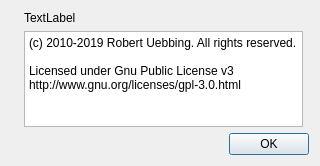
<?xml version="1.0" encoding="UTF-8"?>
<ui version="4.0">
 <class>AboutAtleto</class>
 <widget class="QDialog" name="AboutAtleto">
  <property name="geometry">
   <rect>
    <x>0</x>
    <y>0</y>
    <width>320</width>
    <height>166</height>
   </rect>
  </property>
  <property name="windowTitle">
   <string>Dialog</string>
  </property>
  <property name="modal">
   <bool>true</bool>
  </property>
  <layout class="QGridLayout" name="gridLayout">
   <item row="0" column="0">
    <widget class="QLabel" name="label">
     <property name="text">
      <string/>
     </property>
     <property name="pixmap">
      <pixmap resource="../resources/icons.qrc">:/main/icons/runner32.xpm</pixmap>
     </property>
    </widget>
   </item>
   <item row="0" column="1">
    <widget class="QLabel" name="aboutLabel">
     <property name="text">
      <string>TextLabel</string>
     </property>
    </widget>
   </item>
   <item row="3" column="0" colspan="3">
    <widget class="QDialogButtonBox" name="buttonBox">
     <property name="orientation">
      <enum>Qt::Horizontal</enum>
     </property>
     <property name="standardButtons">
      <set>QDialogButtonBox::Ok</set>
     </property>
    </widget>
   </item>
   <item row="2" column="0" colspan="2">
    <spacer name="verticalSpacer">
     <property name="orientation">
      <enum>Qt::Vertical</enum>
     </property>
     <property name="sizeHint" stdset="0">
      <size>
       <width>20</width>
       <height>40</height>
      </size>
     </property>
    </spacer>
   </item>
   <item row="1" column="1">
    <widget class="QPlainTextEdit" name="plainTextEdit">
     <property name="readOnly">
      <bool>true</bool>
     </property>
     <property name="plainText">
      <string>(c) 2010-2019 Robert Uebbing. All rights reserved.

Licensed under Gnu Public License v3
http://www.gnu.org/licenses/gpl-3.0.html</string>
     </property>
    </widget>
   </item>
  </layout>
 </widget>
 <resources>
  <include location="../resources/icons.qrc"/>
 </resources>
 <connections>
  <connection>
   <sender>buttonBox</sender>
   <signal>accepted()</signal>
   <receiver>AboutAtleto</receiver>
   <slot>accept()</slot>
   <hints>
    <hint type="sourcelabel">
     <x>248</x>
     <y>254</y>
    </hint>
    <hint type="destinationlabel">
     <x>157</x>
     <y>274</y>
    </hint>
   </hints>
  </connection>
  <connection>
   <sender>buttonBox</sender>
   <signal>rejected()</signal>
   <receiver>AboutAtleto</receiver>
   <slot>reject()</slot>
   <hints>
    <hint type="sourcelabel">
     <x>316</x>
     <y>260</y>
    </hint>
    <hint type="destinationlabel">
     <x>286</x>
     <y>274</y>
    </hint>
   </hints>
  </connection>
 </connections>
</ui>
